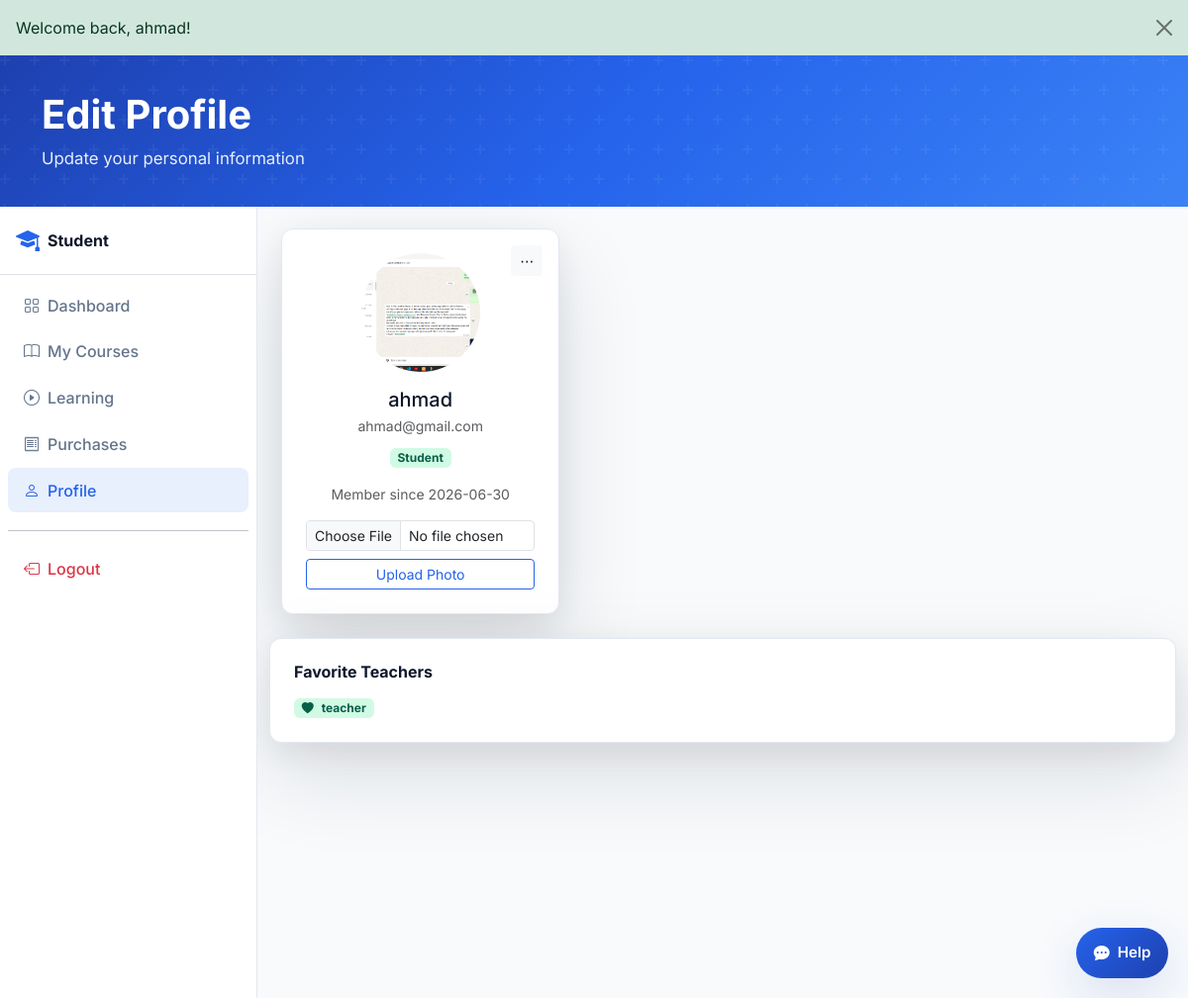
The page /dtd/student/profile.php (signed in) on the database its author committed.
### tables this page shows
CREATE TABLE users (
  id INT UNSIGNED AUTO_INCREMENT PRIMARY KEY,
  name VARCHAR(120) NOT NULL,
  email VARCHAR(190) NOT NULL UNIQUE,
  phone VARCHAR(30) DEFAULT NULL,
  password_hash VARCHAR(255) NOT NULL,
  role ENUM('student','teacher','admin') NOT NULL DEFAULT 'student',
  status ENUM('active','inactive','pending','pending_verification') NOT NULL DEFAULT 'active',
  email_verified_at TIMESTAMP NULL DEFAULT NULL,
  remember_token_hash VARCHAR(255) DEFAULT NULL,
  remember_token_expires DATETIME DEFAULT NULL,
  bio TEXT DEFAULT NULL,
  avatar VARCHAR(255) DEFAULT NULL,
  created_at TIMESTAMP DEFAULT CURRENT_TIMESTAMP,
  updated_at TIMESTAMP DEFAULT CURRENT_TIMESTAMP ON UPDATE CURRENT_TIMESTAMP,
  INDEX idx_users_role (role),
  INDEX idx_users_status (status)
);

CREATE TABLE `teacher_favorites` (
  `id` int(10) UNSIGNED NOT NULL,
  `student_id` int(10) UNSIGNED NOT NULL,
  `teacher_id` int(10) UNSIGNED NOT NULL,
  `created_at` timestamp NOT NULL DEFAULT current_timestamp()
);

### dtd/components/auth.php (called while the page is built, shortened)
<?php
require_once __DIR__ . '/database.php';
function auth_user(): ?array
{
    return $_SESSION['user'] ?? null;
}

### dtd/includes/data.php (called while the page is built, shortened)
<?php
require_once __DIR__ . '/../components/database.php';
function getCurrentStudent(): array
{
    $user = auth_user();
    if (!$user || !db_available()) {
        return fallbackCurrentStudent();
    }
    $stmt = db()->prepare('SELECT * FROM users WHERE id = ? LIMIT 1');
    $stmt->execute([(int) $user['id']]);
    $row = $stmt->fetch();
    return [
        'id' => (int) $row['id'],
        'name' => $row['name'],
        'email' => $row['email'],
        'phone' => $row['phone'] ?? '',
        'joined' => date('Y-m-d', strtotime($row['created_at'] ?? 'now')),
        'bio' => $row['bio'] ?? '',
        'avatar' => $row['avatar'] ?? '',
    ];
}
function get_student_favorite_teachers(int $studentId): array
{
    $stmt = db()->prepare('SELECT tf.teacher_id, u.name, u.avatar, tp.subject, tp.rating FROM teacher_favorites tf JOIN users u ON u.id = tf.teacher_id LEFT JOIN teacher_profiles tp ON tp.user_id = tf.teacher_id WHERE tf.student_id = ? ORDER BY tf.created_at DESC');
    $stmt->execute([$studentId]);
    return array_map(static fn($row) => [
        'id' => (int) $row['teacher_id'],
        'name' => $row['name'],
        'photo' => $row['avatar'] ?? '',
        'subject' => $row['subject'] ?? '',
        'rating' => (float) ($row['rating'] ?? 0),
    ], $stmt->fetchAll());
}

### dtd/components/database.php (called while the page is built, shortened)
<?php
function db_config(): array
{
    static $config;
    if ($config === null) {
        $config = require __DIR__ . '/db-config.php';
    }
    return $config;
}
function db(): PDO
{
    static $pdo;
    if ($pdo instanceof PDO) {
        return $pdo;
    }
    $c = db_config();
    $dsn = sprintf('mysql:host=%s;port=%s;dbname=%s;charset=%s', $c['host'], $c['port'], $c['name'], $c['charset']);
    $pdo = new PDO($dsn, $c['user'], $c['pass'], [
        PDO::ATTR_ERRMODE => PDO::ERRMODE_EXCEPTION,
        PDO::ATTR_DEFAULT_FETCH_MODE => PDO::FETCH_ASSOC,
        PDO::ATTR_EMULATE_PREPARES => false,
    ]);
    return $pdo;
}
function db_available(): bool
{
    static $available;
    if ($available !== null) {
        return $available;
    }
    try {
        db()->query('SELECT 1 FROM users LIMIT 1');
        $available = true;
    } catch (Throwable) {
        $available = false;
    }
    return $available;
}

### dtd/components/config.php (called while the page is built, shortened)
<?php
require_once __DIR__ . '/database.php';
require_once __DIR__ . '/auth.php';
require_once __DIR__ . '/../includes/data.php';
function url(string $path = ''): string
{
    return rtrim(BASE_URL, '/') . '/' . ltrim($path, '/');
}
function media_url(?string $path, string $fallback = 'assets/images/avatars/placeholder.svg'): string
{
    $path = trim((string) $path);
    $fallback = trim($fallback);
    $projectRoot = dirname(__DIR__) . DIRECTORY_SEPARATOR;
    $resolveExistingPath = function (string $candidate) use ($projectRoot): ?string {
        if ($candidate === '') {
            return null;
        }
        if (preg_match('#^https?://#i', $candidate)) {
            return $candidate;
        }
        if (str_starts_with($candidate, BASE_URL . '/')) {
            return $candidate;
        }
        if (str_starts_with($candidate, '/')) {
            $candidate = ltrim($candidate, '/');
        }
        $relativePath = ltrim($candidate, '/');
        $fullPath = $projectRoot . str_replace('/', DIRECTORY_SEPARATOR, $relativePath);
        if ($relativePath !== '' && file_exists($fullPath)) {
            return url($relativePath);
        }
        return null;
    };
    if ($path !== '') {
        $resolvedPath = $resolveExistingPath($path);
        if ($resolvedPath !== null) {
            return $resolvedPath;
        }
    }
    if ($fallback !== '') {
        $resolvedFallback = $resolveExistingPath($fallback);
        if ($resolvedFallback !== null) {
            return $resolvedFallback;
        }
    }
    return url($fallback !== '' ? $fallback : 'assets/images/avatars/placeholder.svg');
}
function mockCurrentStudent(): array { return getCurrentStudent(); }

### dtd/student/profile.php (the view, shortened to what this page needs)
<?php
$student = getCurrentStudent();
$favorites = get_student_favorite_teachers((int) auth_id());
$student = mockCurrentStudent();
require_once __DIR__ . '/../components/head.php';
require __DIR__ . '/../components/page-hero.php';
?>
<div class="dashboard-layout">
<div class="dashboard-wrapper d-flex">
  <?php require __DIR__ . '/../components/sidebar-student.php'; ?>
  <main class="dashboard-main flex-grow-1 p-4">
    <div class="row g-4">
      <div class="col-lg-4">
        <div class="table-card p-4 text-center position-relative">
          <div class="dropdown position-absolute" style="right:16px;top:16px">
            <button class="btn btn-sm btn-light" type="button" id="profileMenuStudent" data-bs-toggle="dropdown" aria-expanded="false" aria-label="Profile options">⋯</button>
          </div>
          <img src="<?= media_url($student['avatar']) ?>" class="rounded-circle mb-3" width="120" height="120" style="object-fit:cover" alt="<?= htmlspecialchars($student['name']) ?>" onerror="this.onerror=null;this.src='<?= media_url('') ?>'">
          <h2 class="h5 mb-1"><?= htmlspecialchars($student['name']) ?></h2>
          <p class="text-muted small mb-2"><?= htmlspecialchars($student['email']) ?></p>
          <span class="badge badge-approved">Student</span>
          <p class="small text-muted mt-3 mb-0">Member since <?= htmlspecialchars($student['joined']) ?></p>
          <form method="post" action="<?= url('api/avatar-upload.php') ?>" enctype="multipart/form-data" class="mt-3">
            <input type="file" name="avatar" accept="image/*" class="form-control form-control-sm mb-2" required>
            <button type="submit" class="btn btn-outline-primary btn-sm w-100">Upload Photo</button>
          </form>
        </div>
      </div>
        <div class="table-card p-4 mt-4">
          <h3 class="h6 fw-bold mb-3">Favorite Teachers</h3>
          <?php if ($favorites): ?>
            <div class="d-flex flex-wrap gap-2">
              <?php foreach ($favorites as $favorite): ?>
                <span class="badge badge-approved d-inline-flex align-items-center gap-2">
                  <i class="bi bi-heart-fill"></i>
                  <?= htmlspecialchars($favorite['name']) ?>
                </span>
              <?php endforeach; ?>
            </div>
          <?php else: ?>
            <p class="text-muted small mb-0">You have not favorited any teachers yet.</p>
          <?php endif; ?>
        </div>
      </div>
    </div>
</div>
<?php
require_once __DIR__ . '/../components/modals.php';
require_once __DIR__ . '/../components/dashboard-footer-scripts.php';

### assets/css/variables.css (style rules this page uses)
:root { --primary: #2563EB; --primary-dark: #1E40AF; --secondary-bg: #F8FAFC; --border: #E2E8F0; --accent: #F59E0B; --text: #0F172A; --text-muted: #64748B; --success: #10B981; --danger: #EF4444; --radius: 12px; --radius-lg: 16px; --shadow: 0 4px 24px rgba(37, 99, 235, 0.08); --shadow-hover: 0 16px 48px rgba(30, 64, 175, 0.15); --transition: 0.25s cubic-bezier(0.4, 0, 0.2, 1); --font: 'Inter', system-ui, -apple-system, sans-serif; }

### assets/css/main.css (style rules this page uses)
*, *::before, *::after { box-sizing: border-box; }
body { font-family: var(--font); color: var(--text); background: #fff; display: flex; flex-direction: column; min-height: 100vh; }
main { flex: 1; }
.btn-outline-primary { color: var(--primary); border-color: var(--primary); }
body { background: radial-gradient(circle at top left, rgba(59,130,246,.14), transparent 20%), radial-gradient(circle at bottom right, rgba(14,165,233,.08), transparent 18%), #f4f9ff; }
.course-card, .teacher-card, .kpi-card, .progress-card, .table-card, .stat-card, .step-card, .category-pill, .testimonial-card, .cta-band { perspective: 1400px; perspective-origin: 50% 50%; transform-style: preserve-3d; backface-visibility: hidden; border-radius: 28px; background: rgba(255,255,255,0.94); box-shadow: 0 32px 88px rgba(15,23,42,.12), 0 10px 36px rgba(15,23,42,.08); border: 1px solid rgba(255,255,255,.85); transition: transform .35s ease, box-shadow .35s ease, background .35s ease; }
.course-card, .teacher-card, .kpi-card, .progress-card, .table-card, .stat-card, .step-card, .category-pill, .testimonial-card, .cta-band:hover { transform: translateY(-2px); }

### assets/css/components.css (style rules this page uses)
.table-card { background: #fff; border-radius: var(--radius); border: 1px solid var(--border); overflow: hidden; }
.badge-approved { background: #D1FAE5; color: #065F46; }

### assets/css/dashboard.css (style rules this page uses)
.dashboard-layout { min-height: 100vh; display: flex; flex-direction: column; background: var(--secondary-bg); }
.dashboard-layout .dashboard-wrapper { flex: 1; min-height: 0; }
.dashboard-wrapper { min-height: calc(100vh - 120px); background: var(--secondary-bg); }
.dashboard-main { min-height: 100vh; overflow-x: hidden; }

### rows shown on the page
users: avatar (picture), name "ahmad", email "ahmad@gmail.com"
teacher_favorites: users.name "teacher"

### other values the page prints
$flash['message'] "Welcome back, ahmad!"
$pageHeading "Edit Profile"
$pageSubheading "Update your personal information"
$student['joined'] "2026-06-30"
